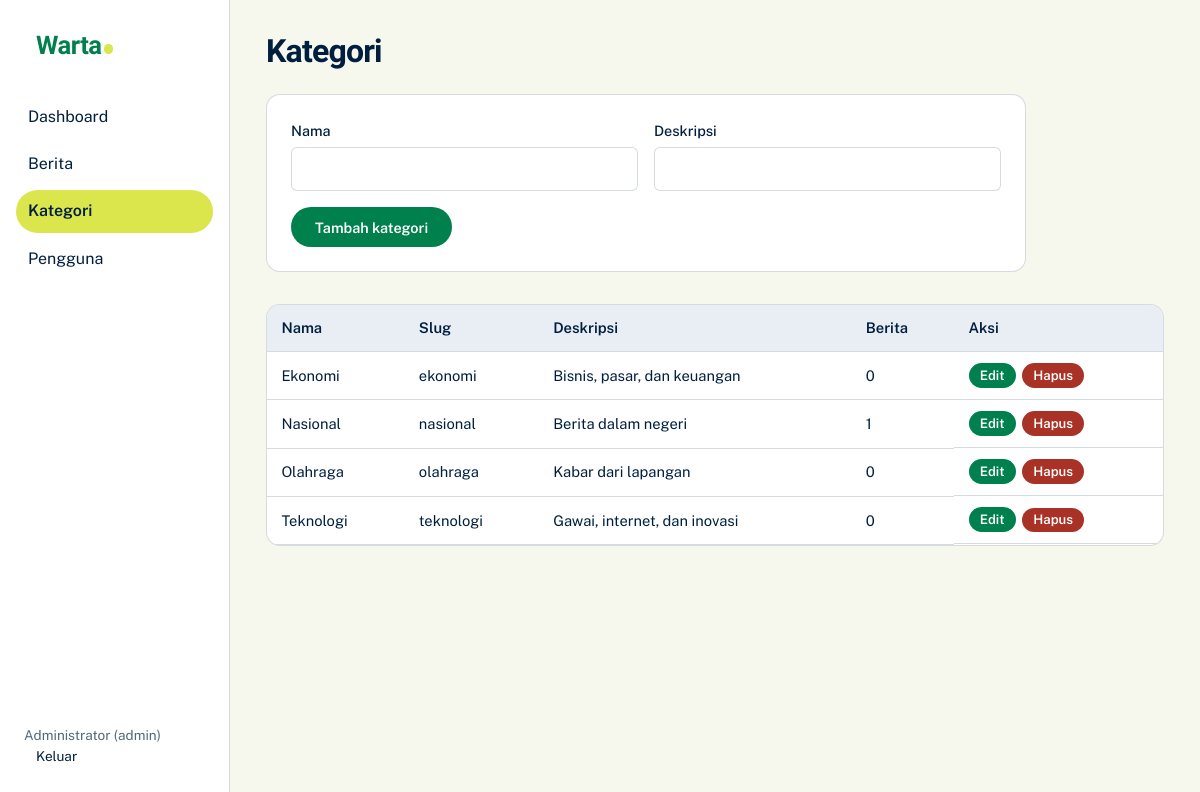
Screenshot of /admin/categories.php (signed in) with the database file from the repository.
### tables this page shows
CREATE TABLE `categories` (
  `id` int(11) NOT NULL,
  `name` varchar(100) NOT NULL,
  `slug` varchar(120) NOT NULL,
  `description` text DEFAULT NULL
);

### includes/functions.php (called while the page is built, shortened)
<?php
require_once __DIR__ . '/db.php';
function e($s) { return htmlspecialchars((string)$s, ENT_QUOTES, 'UTF-8'); }

### includes/db.php (called while the page is built, shortened)
<?php
function db(): PDO {
    static $pdo = null;
    if (!$pdo) {
        $pdo = new PDO('mysql:host=' . DB_HOST . ';dbname=' . DB_NAME . ';charset=utf8mb4', DB_USER, DB_PASS, [
            PDO::ATTR_ERRMODE => PDO::ERRMODE_EXCEPTION,
            PDO::ATTR_DEFAULT_FETCH_MODE => PDO::FETCH_ASSOC,
            PDO::ATTR_EMULATE_PREPARES => false,
        ]);
    }
    return $pdo;
}

### admin/categories.php (the view, shortened to what this page needs)
<?php
require_once '_layout.php';
$edit = null;
$rows = db()->query("SELECT c.*, (SELECT COUNT(*) FROM news WHERE category_id=c.id) total FROM categories c ORDER BY name")->fetchAll();
admin_head('Kategori', 'categories'); ?>
<form class="form" method="post" data-validate novalidate style="margin-bottom:2rem"><?= csrf_field() ?>
  <div class="row"><label>Nama<input name="name" required maxlength="100" value="<?= e($edit['name'] ?? '') ?>"></label>
  <label>Deskripsi<input name="description" value="<?= e($edit['description'] ?? '') ?>"></label></div>
  <div class="acts"><button class="btn"><?= $edit ? 'Simpan perubahan' : 'Tambah kategori' ?></button><?php if ($edit): ?><a href="categories.php">Batal</a><?php endif; ?></div>
</form>
<div class="tbl-wrap"><table><tr><th>Nama</th><th>Slug</th><th>Deskripsi</th><th>Berita</th><th>Aksi</th></tr>
<?php foreach ($rows as $r): ?><tr><td><?= e($r['name']) ?></td><td><?= e($r['slug']) ?></td><td><?= e($r['description']) ?></td><td><?= $r['total'] ?></td>
<td class="acts"><a class="btn sm" href="?edit=<?= $r['id'] ?>">Edit</a>
<form method="post" onsubmit="return confirm('Hapus kategori ini?')"><button class="btn sm danger">Hapus</button></form></td></tr>
<?php endforeach; ?></table></div>

### assets/css/style.css (style rules this page uses)
:root { --white:#F6F7ED; --navy:#001F3F; --lime:#DBE64C; --mantis:#74C365; --green:#00804C; --blue:#1E488F; --bg:var(--white); --fg:var(--navy); --surface:#fff; --line:color-mix(in srgb,var(--navy) 16%,transparent); --muted:color-mix(in srgb,var(--navy) 66%,var(--white)); --link:var(--blue); --accent:var(--green); --serif:'Newsreader',Georgia,'Times New Roman',serif; --sans:'Public Sans',system-ui,-apple-system,'Segoe UI',sans-serif; }
* { box-sizing:border-box }
body { margin:0;background:var(--bg);color:var(--fg);font:400 1rem/1.6 var(--sans);-webkit-font-smoothing:antialiased }
a { color:var(--link) }
.search button,.btn,.btn-line,#themeBtn { font:600 .9rem var(--sans);cursor:pointer;text-decoration:none }
label { display:flex;flex-direction:column;gap:.3rem;font-weight:500;font-size:.9rem }
input,textarea,select { font:inherit;padding:.6rem .75rem;border:1px solid var(--line);border-radius:6px;background:var(--surface);color:var(--fg) }
.btn { display:inline-block;background:var(--green);color:#fff;border:0;padding:.65rem 1.3rem;border-radius:6px;justify-self:start }
.btn.danger { background:#a93226 }
.btn.sm { padding:.3rem .7rem;font-size:.82rem }
.tbl-wrap { overflow-x:auto;background:var(--surface);border:1px solid var(--line);border-radius:8px }
table { width:100%;border-collapse:collapse;font-size:.92rem }
th,td { text-align:left;padding:.7rem .9rem;border-bottom:1px solid var(--line);vertical-align:middle }
th { background:color-mix(in srgb,var(--blue) 10%,var(--surface));font-weight:600 }
.acts { display:flex;gap:.4rem;flex-wrap:wrap }
.acts form { margin:0 }
.form { display:grid;gap:1rem;max-width:760px;background:var(--surface);padding:1.5rem;border:1px solid var(--line);border-radius:8px }
.form .row { display:grid;grid-template-columns:1fr 1fr;gap:1rem }
:root { --serif:'Bricolage Grotesque','Public Sans',system-ui,sans-serif; --head-bg:#fff; --head-fg:var(--navy); }
.btn { border-radius:99px;padding:.7rem 1.5rem }
.notice,.empty,.stat,.form,.tbl-wrap,.login-box { border-radius:14px }

### rows the page displays
categories: name "Ekonomi", slug "ekonomi", description "Bisnis, pasar, dan keuangan", total "0"
categories: name "Nasional", slug "nasional", description "Berita dalam negeri", total "1"
categories: name "Olahraga", slug "olahraga", description "Kabar dari lapangan", total "0"
categories: name "Teknologi", slug "teknologi", description "Gawai, internet, dan inovasi", total "0"

### other values shown
SITE_NAME "Warta"
$v "Dashboard"
$v "Berita"
$v "Kategori"
$v "Pengguna"
user()['fullname'] "Administrator"
user()['role'] "admin"
$title "Kategori"
